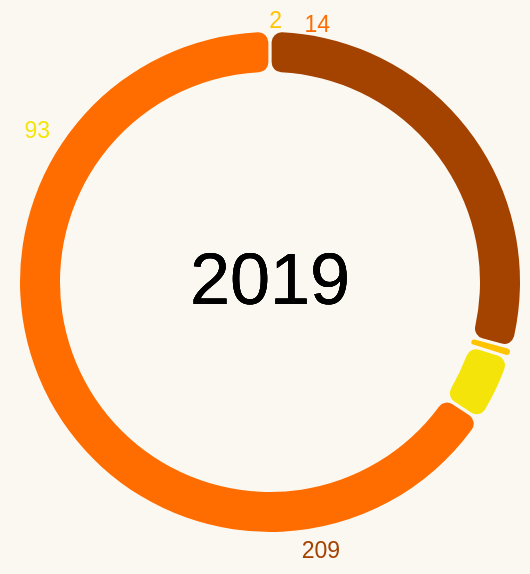

Write a Vega-Lite specification for this figure.
### Vega-Lite specification from a JSON file in a GitHub repository (floating-point values rounded to 4 significant figures)
{"$schema": "https://vega.github.io/schema/vega-lite/v5.json", "width": 250, "height": 250, "background": "#FBF8F1", "data": {"values": [{"Comfortability": "Physical health", "Count": 209}, {"Comfortability": "Mental health", "Count": 2}, {"Comfortability": "Both", "Count": 93}, {"Comfortability": "Neither", "Count": 14}]}, "config": {"legend": {"disable": true}}, "layer": [{"mark": {"type": "arc", "padAngle": 0.01, "innerRadius": 105, "cornerRadius": 5}, "encoding": {"theta": {"field": "Count", "type": "quantitative"}, "color": {"field": "Comfortability", "type": "nominal", "scale": {"range": ["#A44200", "#FFC300", "#F4E409", "#FF6D00"]}}, "tooltip": [{"field": "Comfortability", "type": "nominal", "title": "Comfortability in sharing"}, {"field": "Count", "type": "quantitative", "title": "Count"}]}}, {"mark": {"type": "text", "align": "center", "baseline": "middle", "fontSize": 36}, "encoding": {"text": {"value": "2019"}}}, {"mark": {"type": "text", "align": "right", "dx": 6, "dy": -130, "fontSize": 11.5}, "encoding": {"text": {"field": "Count", "type": "quantitative"}, "color": {"value": "#FFC300"}, "opacity": {"condition": {"test": "datum['Comfortability'] == 'Mental health'", "value": 1}, "value": 0}}}, {"mark": {"type": "text", "align": "right", "dx": 30, "dy": -128, "fontSize": 11.5}, "encoding": {"text": {"field": "Count", "type": "quantitative"}, "color": {"value": "#FF6D00"}, "opacity": {"condition": {"test": "datum['Comfortability'] == 'Neither'", "value": 1}, "value": 0}}}, {"mark": {"type": "text", "align": "right", "dx": 35, "dy": 135, "fontSize": 11.5}, "encoding": {"text": {"field": "Count", "type": "quantitative"}, "color": {"value": "#A44200"}, "opacity": {"condition": {"test": "datum['Comfortability'] == 'Physical health'", "value": 1}, "value": 0}}}, {"mark": {"type": "text", "align": "right", "dx": -110, "dy": -75, "fontSize": 11.5}, "encoding": {"text": {"field": "Count", "type": "quantitative"}, "color": {"value": "#F4E409"}, "opacity": {"condition": {"test": "datum['Comfortability'] == 'Both'", "value": 1}, "value": 0}}}]}
